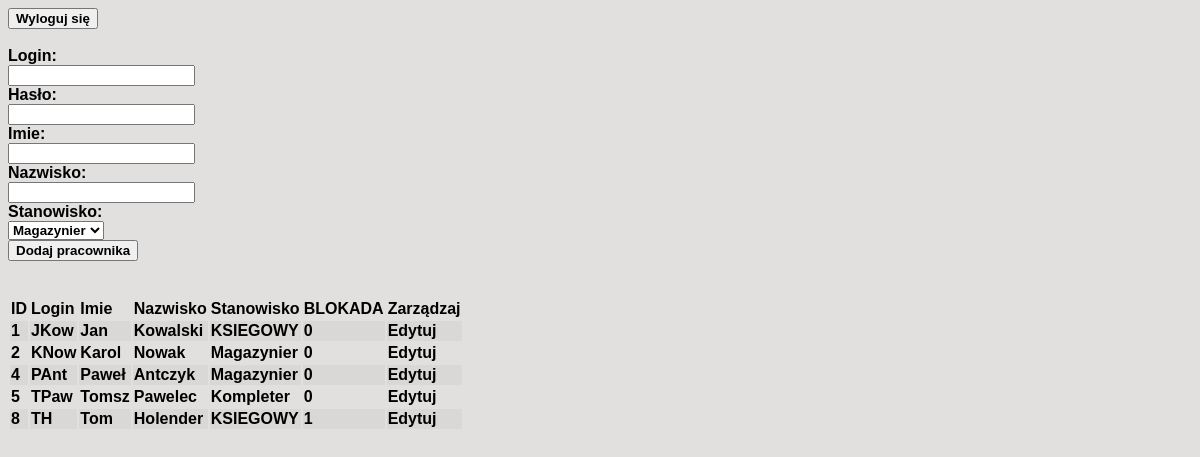
The page /mag/kadra.php on the database its author committed.
### tables this page shows
CREATE TABLE `pracownik` (
  `ID_PRACOWNIKA` int(11) NOT NULL,
  `IMIE` varchar(30) NOT NULL,
  `NAZWISKO` varchar(50) NOT NULL,
  `STANOWISKO` varchar(20) NOT NULL,
  `DATA_ZATRUDNIENIA` date NOT NULL,
  `HASLO` varchar(30) NOT NULL,
  `LOGIN` varchar(30) NOT NULL,
  `BLOKADA` tinyint(1) NOT NULL
);

### mag/kadra.php (the view, shortened to what this page needs)
<!DOCTYPE HTML>
<html>
<head>
	<link rel="stylesheet" type="text/css" href="style.css">
</head>
<body>
<?php
$conn = mysqli_connect("localhost", "root", "", "magazyn");
mysqli_query($conn, 'SET NAMES utf8');
mysqli_query($conn, 'SET CHARACTER SET utf8');
mysqli_query($conn, "SET collation_connection = utf8_polish_ci");
?>
<form action="klient.php" method="post">
	<button type="submit">Wyloguj się</button>
</form>
<form action="kadra-dodaj.php" method="post">
<br>
		Login:
		<br>
		<input type="text" name="login" required>
		<br>
		Hasło:
		<br>
		<input type="password" name="haslo"	required>
		<br>
		Imie:
		<br>
		<input type="text" name="imie" required>
		<br>
		Nazwisko:
		<br>
		<input type="text" name="nazwisko" required>
		<br>
		Stanowisko:
		<br>
		<select name="stanowisko" required>
		<option>Magazynier</option>
		</select>
		<br>
		<input type="submit" value="Dodaj pracownika">
</form>
<br>
<br>
<table class="tab">
<tr>
<td><b>ID</b></td>
<td><b>Login</b></td>
<td><b>Imie</b></td>
<td><b>Nazwisko</b></td>
<td><b>Stanowisko</b></td>
<td><b>BLOKADA</b></td>
<td><b>Zarządzaj</b></td>
</tr>
<?php
	$result = mysqli_query($conn, "SELECT * FROM PRACOWNIK where STANOWISKO != 'Administrator'");
	while($row = mysqli_fetch_assoc($result))
	{
		$stan=$row['STANOWISKO'];
		$idu=$row['ID_PRACOWNIKA'];
		$log=$row['LOGIN'];
		$akt=$row['BLOKADA'];
		$im=$row['IMIE'];
		$naz=$row['NAZWISKO'];
		echo '<tr>';
		echo '<td>';
		echo $idu;
		echo '</td>';
		echo '<td>';
		echo $log;
		echo '</td>';
		echo '<td>';
		echo $im;
		echo '</td>';
		echo '<td>';
		echo $naz;
		echo '</td>';
		echo '<td>';
		echo $stan;
		echo '</td>';
		echo '<td>';
		echo $akt;
		echo '</td>';
		echo '<td>';
		if($_GET['edit'] == $idu)
		{
		echo '<a href="kadra.php?edit="';
		echo $idu;
		echo '"> (Anuluj)</a>';
		$ed=1;
		}
		else
		{
		echo '<a href="kadra.php?edit=';
		echo $idu;
		echo '">Edytuj</a>';
		}
		echo '</td>';
		?>
		<?php
	}
?>
</body>
</html>

### mag/style.css (style rules this page uses)
* { box-sizing: border-box; font-family: 'Franklin Gothic Medium', 'Arial Narrow', Arial, sans-serif; font-weight: bold; }
body { background: rgb(226, 223, 223); }
a { text-align: center; color: black; text-decoration: none; }
tr:nth-child(even) { background-color: rgba(128, 128, 128, 0.089); }

### rows shown on the page
pracownik: ID_PRACOWNIKA "1", LOGIN "JKow", IMIE "Jan", NAZWISKO "Kowalski", STANOWISKO "KSIEGOWY", BLOKADA "0"
pracownik: ID_PRACOWNIKA "2", LOGIN "KNow", IMIE "Karol", NAZWISKO "Nowak", STANOWISKO "Magazynier", BLOKADA "0"
pracownik: ID_PRACOWNIKA "4", LOGIN "PAnt", IMIE "Paweł", NAZWISKO "Antczyk", STANOWISKO "Magazynier", BLOKADA "0"
pracownik: ID_PRACOWNIKA "5", LOGIN "TPaw", IMIE "Tomsz", NAZWISKO "Pawelec", STANOWISKO "Kompleter", BLOKADA "0"
pracownik: ID_PRACOWNIKA "8", LOGIN "TH", IMIE "Tom", NAZWISKO "Holender", STANOWISKO "KSIEGOWY", BLOKADA "1"
